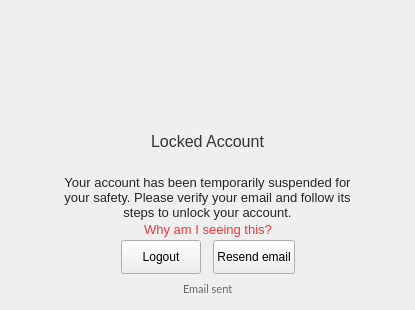
        <widget class="QWidget" name="pVerifyEmailAccount">
         <layout class="QVBoxLayout" name="verticalLayout_11">
          <property name="spacing">
           <number>0</number>
          </property>
          <property name="leftMargin">
           <number>0</number>
          </property>
          <property name="topMargin">
           <number>0</number>
          </property>
          <property name="rightMargin">
           <number>0</number>
          </property>
          <property name="bottomMargin">
           <number>11</number>
          </property>
          <item>
           <widget class="QWidget" name="wContainerVerifyEmail" native="true">
            <property name="styleSheet">
             <string notr="true">image: none;</string>
            </property>
            <layout class="QVBoxLayout" name="verticalLayout_13">
             <property name="spacing">
              <number>0</number>
             </property>
             <property name="leftMargin">
              <number>0</number>
             </property>
             <property name="topMargin">
              <number>0</number>
             </property>
             <property name="rightMargin">
              <number>0</number>
             </property>
             <property name="bottomMargin">
              <number>0</number>
             </property>
             <item>
              <widget class="QWidget" name="wLockedIcon" native="true">
               <property name="sizePolicy">
                <sizepolicy hsizetype="Preferred" vsizetype="Fixed">
                 <horstretch>0</horstretch>
                 <verstretch>0</verstretch>
                </sizepolicy>
               </property>
               <property name="minimumSize">
                <size>
                 <width>0</width>
                 <height>70</height>
                </size>
               </property>
               <property name="maximumSize">
                <size>
                 <width>16777215</width>
                 <height>70</height>
                </size>
               </property>
               <layout class="QHBoxLayout" name="horizontalLayout_10">
                <property name="spacing">
                 <number>0</number>
                </property>
                <property name="leftMargin">
                 <number>0</number>
                </property>
                <property name="topMargin">
                 <number>0</number>
                </property>
                <property name="rightMargin">
                 <number>0</number>
                </property>
                <property name="bottomMargin">
                 <number>0</number>
                </property>
                <item>
                 <spacer name="horizontalSpacer_9">
                  <property name="orientation">
                   <enum>Qt::Horizontal</enum>
                  </property>
                  <property name="sizeHint" stdset="0">
                   <size>
                    <width>162</width>
                    <height>20</height>
                   </size>
                  </property>
                 </spacer>
                </item>
                <item>
                 <widget class="QToolButton" name="bLockedIcon">
                  <property name="minimumSize">
                   <size>
                    <width>70</width>
                    <height>70</height>
                   </size>
                  </property>
                  <property name="maximumSize">
                   <size>
                    <width>70</width>
                    <height>70</height>
                   </size>
                  </property>
                  <property name="styleSheet">
                   <string notr="true">border: none;</string>
                  </property>
                  <property name="text">
                   <string/>
                  </property>
                  <property name="icon">
                   <iconset>
                    <normalon>:/images/locked_account_ico.png</normalon>
                   </iconset>
                  </property>
                  <property name="iconSize">
                   <size>
                    <width>70</width>
                    <height>70</height>
                   </size>
                  </property>
                 </widget>
                </item>
                <item>
                 <spacer name="horizontalSpacer_10">
                  <property name="orientation">
                   <enum>Qt::Horizontal</enum>
                  </property>
                  <property name="sizeHint" stdset="0">
                   <size>
                    <width>162</width>
                    <height>20</height>
                   </size>
                  </property>
                 </spacer>
                </item>
               </layout>
              </widget>
             </item>
             <item>
              <widget class="QWidget" name="wContainerVerifyEmail_2" native="true">
               <property name="sizePolicy">
                <sizepolicy hsizetype="Preferred" vsizetype="Preferred">
                 <horstretch>0</horstretch>
                 <verstretch>0</verstretch>
                </sizepolicy>
               </property>
               <layout class="QVBoxLayout" name="verticalLayout_12">
                <property name="spacing">
                 <number>0</number>
                </property>
                <property name="leftMargin">
                 <number>50</number>
                </property>
                <property name="topMargin">
                 <number>60</number>
                </property>
                <property name="rightMargin">
                 <number>50</number>
                </property>
                <property name="bottomMargin">
                 <number>0</number>
                </property>
                <item>
                 <widget class="QWidget" name="wInsideContainerVerifyEmail" native="true">
                  <layout class="QVBoxLayout" name="verticalLayout_15">
                   <property name="spacing">
                    <number>24</number>
                   </property>
                   <property name="leftMargin">
                    <number>0</number>
                   </property>
                   <property name="topMargin">
                    <number>2</number>
                   </property>
                   <property name="rightMargin">
                    <number>0</number>
                   </property>
                   <property name="bottomMargin">
                    <number>0</number>
                   </property>
                   <item>
                    <widget class="QLabel" name="lVerifyEmailTitle">
                     <property name="sizePolicy">
                      <sizepolicy hsizetype="Preferred" vsizetype="Expanding">
                       <horstretch>0</horstretch>
                       <verstretch>0</verstretch>
                      </sizepolicy>
                     </property>
                     <property name="styleSheet">
                      <string notr="true">#lVerifyEmailTitle
{
	color: #333333;
    font-family: &quot;Lato&quot;;
	font-size: 16px;
}</string>
                     </property>
                     <property name="text">
                      <string>Locked Account</string>
                     </property>
                     <property name="alignment">
                      <set>Qt::AlignCenter</set>
                     </property>
                    </widget>
                   </item>
                   <item>
                    <widget class="QLabel" name="lVerifyEmailDesc">
                     <property name="sizePolicy">
                      <sizepolicy hsizetype="Preferred" vsizetype="Expanding">
                       <horstretch>0</horstretch>
                       <verstretch>0</verstretch>
                      </sizepolicy>
                     </property>
                     <property name="styleSheet">
                      <string notr="true">#lVerifyEmailDesc
{
	color: rgba(0,0,0,0.85);
	font-family: &quot;Lato&quot;;
	font-size: 13px;
	line-height: 15px;
}</string>
                     </property>
                     <property name="text">
                      <string>Your account has been temporarily suspended for your safety. Please verify your email and follow its steps to unlock your account.</string>
                     </property>
                     <property name="alignment">
                      <set>Qt::AlignCenter</set>
                     </property>
                     <property name="wordWrap">
                      <bool>true</bool>
                     </property>
                    </widget>
                   </item>
                  </layout>
                 </widget>
                </item>
                <item>
                 <widget class="QWidget" name="wWhyAmIseen" native="true">
                  <layout class="QHBoxLayout" name="horizontalLayout_12">
                   <property name="spacing">
                    <number>0</number>
                   </property>
                   <property name="leftMargin">
                    <number>0</number>
                   </property>
                   <property name="topMargin">
                    <number>0</number>
                   </property>
                   <property name="rightMargin">
                    <number>0</number>
                   </property>
                   <property name="bottomMargin">
                    <number>0</number>
                   </property>
                   <item>
                    <spacer name="horizontalSpacer_19">
                     <property name="orientation">
                      <enum>Qt::Horizontal</enum>
                     </property>
                     <property name="sizeHint" stdset="0">
                      <size>
                       <width>79</width>
                       <height>20</height>
                      </size>
                     </property>
                    </spacer>
                   </item>
                   <item>
                    <widget class="QPushButton" name="bWhyAmIseen">
                     <property name="cursor">
                      <cursorShape>PointingHandCursor</cursorShape>
                     </property>
                     <property name="styleSheet">
                      <string notr="true">#bWhyAmIseen
{

  color: #F0373A;
  font-family: &quot;SF Pro Text&quot;;
  font-size: 13px;
  line-height: 15px;
  border: none;
}</string>
                     </property>
                     <property name="text">
                      <string>Why am I seeing this?</string>
                     </property>
                    </widget>
                   </item>
                   <item>
                    <spacer name="horizontalSpacer_20">
                     <property name="orientation">
                      <enum>Qt::Horizontal</enum>
                     </property>
                     <property name="sizeHint" stdset="0">
                      <size>
                       <width>79</width>
                       <height>20</height>
                      </size>
                     </property>
                    </spacer>
                   </item>
                  </layout>
                 </widget>
                </item>
                <item>
                 <spacer name="verticalSpacer_6">
                  <property name="orientation">
                   <enum>Qt::Vertical</enum>
                  </property>
                  <property name="sizeHint" stdset="0">
                   <size>
                    <width>20</width>
                    <height>0</height>
                   </size>
                  </property>
                 </spacer>
                </item>
               </layout>
              </widget>
             </item>
             <item>
              <widget class="QWidget" name="wVerifyEmailButtons" native="true">
               <property name="sizePolicy">
                <sizepolicy hsizetype="Preferred" vsizetype="Preferred">
                 <horstretch>0</horstretch>
                 <verstretch>0</verstretch>
                </sizepolicy>
               </property>
               <property name="minimumSize">
                <size>
                 <width>0</width>
                 <height>0</height>
                </size>
               </property>
               <property name="maximumSize">
                <size>
                 <width>16777215</width>
                 <height>16777215</height>
                </size>
               </property>
               <layout class="QHBoxLayout" name="horizontalLayout_9">
                <property name="spacing">
                 <number>12</number>
                </property>
                <property name="topMargin">
                 <number>0</number>
                </property>
                <property name="bottomMargin">
                 <number>5</number>
                </property>
                <item>
                 <spacer name="horizontalSpacer_11">
                  <property name="orientation">
                   <enum>Qt::Horizontal</enum>
                  </property>
                  <property name="sizeHint" stdset="0">
                   <size>
                    <width>66</width>
                    <height>20</height>
                   </size>
                  </property>
                 </spacer>
                </item>
                <item>
                 <widget class="QPushButton" name="bVerifyEmailLogout">
                  <property name="minimumSize">
                   <size>
                    <width>0</width>
                    <height>34</height>
                   </size>
                  </property>
                  <property name="maximumSize">
                   <size>
                    <width>16777215</width>
                    <height>34</height>
                   </size>
                  </property>
                  <property name="cursor">
                   <cursorShape>PointingHandCursor</cursorShape>
                  </property>
                  <property name="styleSheet">
                   <string notr="true"/>
                  </property>
                  <property name="text">
                   <string>Logout</string>
                  </property>
                 </widget>
                </item>
                <item>
                 <widget class="QPushButton" name="bVerifyEmail">
                  <property name="minimumSize">
                   <size>
                    <width>0</width>
                    <height>34</height>
                   </size>
                  </property>
                  <property name="maximumSize">
                   <size>
                    <width>16777215</width>
                    <height>34</height>
                   </size>
                  </property>
                  <property name="cursor">
                   <cursorShape>PointingHandCursor</cursorShape>
                  </property>
                  <property name="styleSheet">
                   <string notr="true">#bVerifyEmail:disabled {
background-color:rgba(240, 55, 58, 0.3);
}</string>
                  </property>
                  <property name="text">
                   <string>Resend email</string>
                  </property>
                 </widget>
                </item>
                <item>
                 <spacer name="horizontalSpacer_12">
                  <property name="orientation">
                   <enum>Qt::Horizontal</enum>
                  </property>
                  <property name="sizeHint" stdset="0">
                   <size>
                    <width>65</width>
                    <height>20</height>
                   </size>
                  </property>
                 </spacer>
                </item>
               </layout>
              </widget>
             </item>
             <item>
              <widget class="QWidget" name="wEmailSent" native="true">
               <property name="minimumSize">
                <size>
                 <width>0</width>
                 <height>20</height>
                </size>
               </property>
               <property name="maximumSize">
                <size>
                 <width>16777215</width>
                 <height>20</height>
                </size>
               </property>
               <layout class="QHBoxLayout" name="horizontalLayout_11">
                <property name="spacing">
                 <number>0</number>
                </property>
                <property name="leftMargin">
                 <number>0</number>
                </property>
                <property name="topMargin">
                 <number>0</number>
                </property>
                <property name="rightMargin">
                 <number>0</number>
                </property>
                <property name="bottomMargin">
                 <number>0</number>
                </property>
                <item>
                 <spacer name="horizontalSpacer_17">
                  <property name="orientation">
                   <enum>Qt::Horizontal</enum>
                  </property>
                  <property name="sizeHint" stdset="0">
                   <size>
                    <width>170</width>
                    <height>17</height>
                   </size>
                  </property>
                 </spacer>
                </item>
                <item>
                 <widget class="QLabel" name="lEmailSent">
                  <property name="styleSheet">
                   <string notr="true">#lEmailSent
{
  color: #666666;
  font-family: Lato;
  font-size: 11px;
}</string>
                  </property>
                  <property name="text">
                   <string>Email sent</string>
                  </property>
                 </widget>
                </item>
                <item>
                 <spacer name="horizontalSpacer_18">
                  <property name="orientation">
                   <enum>Qt::Horizontal</enum>
                  </property>
                  <property name="sizeHint" stdset="0">
                   <size>
                    <width>169</width>
                    <height>17</height>
                   </size>
                  </property>
                 </spacer>
                </item>
               </layout>
              </widget>
             </item>
            </layout>
           </widget>
          </item>
         </layout>
        </widget>
